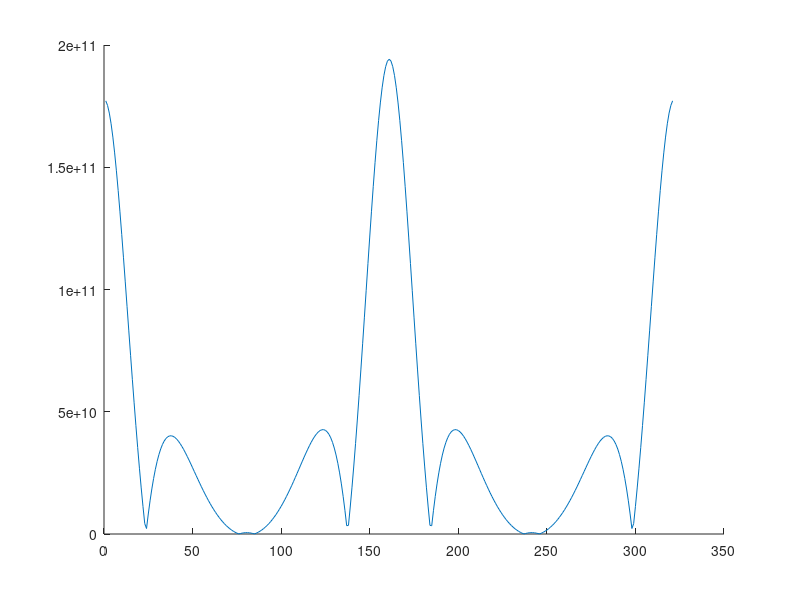
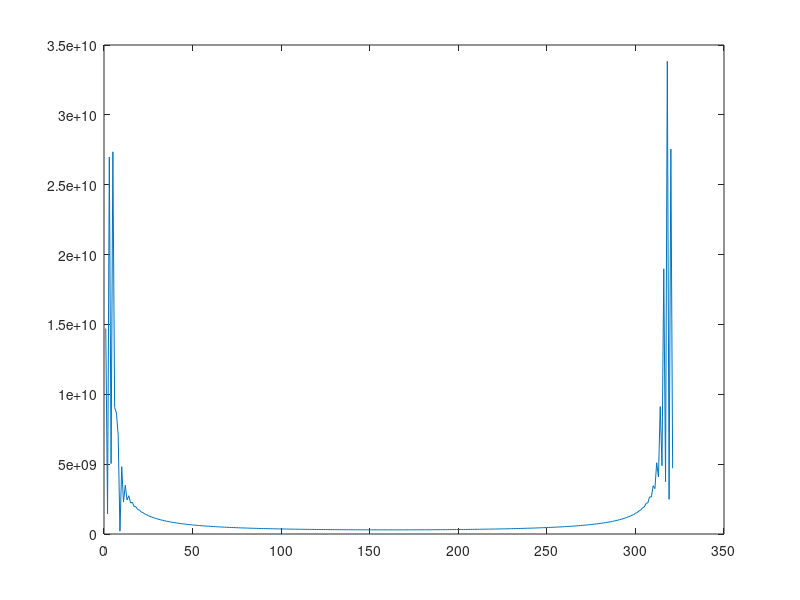

Reproduce these figures in MATLAB, in order.
% Parametros del setting. 
%Posicion emisor y receptor. Ampltiud cada emisor
Nemi = 100;
xemi = zeros(1,Nemi);
yemi = linspace(-1, 1, Nemi);
ampemi = [10000 * ones(1, Nemi/2), 1000000 * ones(1, Nemi/2)];
Nrec = 161;
xrec = 100*ones(1, Nrec);
yrec = linspace(-20, 20, 161);
for i = 1:Nemi
    for j = 1:Nrec
        d(i,j) = sqrt((xemi(i) - xrec(j)).^2 + (yemi(i) - yrec(j)).^2);
    end
end

% Emision a cada t siguiendo una gaussiana
t_sample = 50;
emis = zeros(Nemi, t_sample);
for i = 1:Nemi
    emis(i, :) = normrnd(0, ampemi(i), [1, t_sample]);
end

% Recepcion a cada t sumando contribuciones
recep = zeros(Nrec, t_sample);
for j = 1:Nrec
    recep(j,:) = ( exp(2*pi*0.5*sqrt(-1)*d(:,j)) ./ d(:,j) )' * emis;
end

% Calculamos las correlaciones
for j1 = 1:Nrec
    for j2 = 1:Nrec
        corr(j1,j2) = sum( recep(j1,:) .* conj(recep(j2,:)) );
    end
end

%Brute-force-approach para reconstrur. Para cada posible diferencia
%receptor i - receptor j nos la guardamos. mult tiene cuantas veces aparece
%cada diferencia (entre -10 y 10). Para poder meterla como indice le
%sumamos 11. Es decir mult(5) = 3 significa que hay tres pares de
%receptores con diferencia en posicion 5-11 = -6. Luego, para cada
%diferencia promediamos ampltidues (al no haber error y suponiendo
%rayos paralelos, seran todas parecidas). Finalmente reconstruimos Fourier

% Receta de encode: Cogete frec(j1,j2) y sumale el menor valor posible para
% que el nuevo minimo sea 0. Ahora multiplica por la "resolucion
% frecuencial" es decir, haz que el segundo valor sea 1. Por ultimo suma 1

mult = zeros(1, 2*Nrec - 1);
amplitud = zeros(1, 2*Nrec - 1);
for j1 = 1:Nrec
    for j2 = 1:Nrec
        frec(j1,j2) = (yrec(j2) - yrec(j1) + 40) * 4 + 1;
        mult(frec(j1,j2))  = mult(frec(j1,j2)) + 1;
        amplitud(frec(j1,j2)) = amplitud(frec(j1,j2)) + corr(j1,j2);
    end
end
hold on;
amplitud = amplitud ./ mult;
plot(abs(amplitud));
hold on;
figure(2);
plot(abs(ifft(amplitud)));
        
    